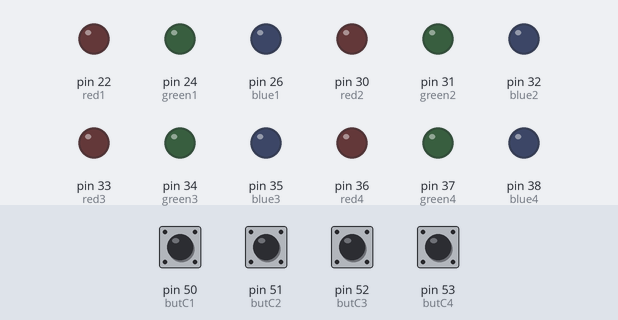
Bench run of a sketch on a simulated Arduino Mega 2560, built with avr-gcc and run on an emulated ATmega2560. Parts: output pins drawn as LEDs (lit = HIGH). Wiring (inferred from the names in the program): 4×4 keypad with keys 1 2 3 A 4 5 6 B 7 8 9 C * 0 # D (labels assumed): rows pin 46, pin 47, pin 48, pin 49; columns pin 42, pin 43, pin 44, pin 45. Inputs (shaded band) come from the test bench; at power-on: pin 50 (butC1), pin 51 (butC2), pin 52 (butC3), pin 53 (butC4) LOW. Pins used as bus, display or sensor lines are not drawn.

Above: at 1.2 s.
1.3 s: pin 50 (butC1) pulled HIGH for 0.15 s
At 3.1 s:
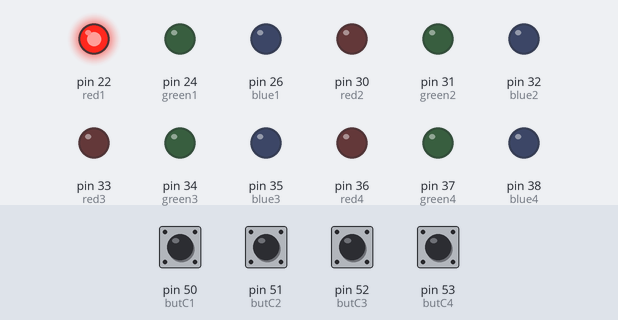
3.4 s: pin 50 (butC1) pulled HIGH for 1 s
At 4.4 s:
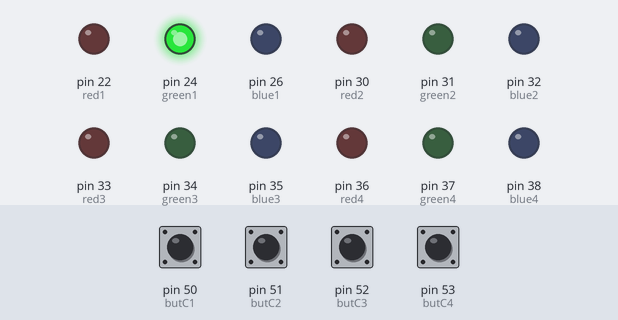
At 5.3 s:
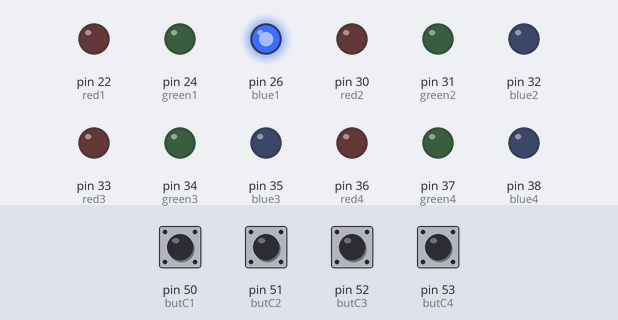
Timing chart, 0 to 6.8 s (numbered marks = the images above; inputs shaded):
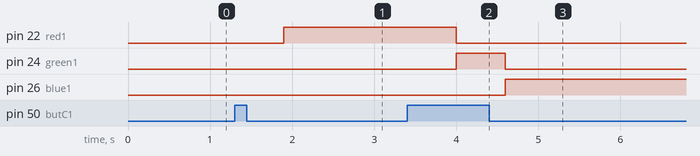

The sketch:

AHHHHHHH.ino
```cpp
int red1 = 22;
int red2 = 30;
int red3 = 33;
int red4 = 36;

int green1 = 24;
int green2 = 31;
int green3 = 34;
int green4 = 37;

int blue1 = 26;
int blue2 = 32;
int blue3 = 35;
int blue4= 38;

int column1 = 42;
int column2 = 43;
int column3 = 44;
int column4 = 45;

int row1 = 46;
int row1_2 = 46;
int row2 = 47;
int row3 = 48;
int row4 = 49;

int butC1 = 50;
int butC1_2 = 50;
int butC2 = 51;
int butC3 = 52;
int butC4 = 53;

int lightToggle = 0;
int lightToggle_1 = 0;
int lightToggle_2 = 0;
int lightToggle_3 = 0;
void setup() {
  // put your setup code here, to run once:
  Serial.begin(9600);
  pinMode(red1, OUTPUT);
  pinMode(red2, OUTPUT);
  pinMode(red3, OUTPUT);
  pinMode(red4, OUTPUT);
  pinMode(green1, OUTPUT);
  pinMode(green2, OUTPUT);
  pinMode(green3, OUTPUT);
  pinMode(green4, OUTPUT);
  pinMode(blue1, OUTPUT);
  pinMode(blue2, OUTPUT);
  pinMode(blue3, OUTPUT);
  pinMode(blue4, OUTPUT);
  pinMode(column1, OUTPUT);
  pinMode(column2, OUTPUT);
  pinMode(column3, OUTPUT);
  pinMode(column4, OUTPUT);
  pinMode(row1, INPUT);
  pinMode(row2, INPUT);
  pinMode(row3, INPUT);
  pinMode(row4, INPUT);
  pinMode(butC1, INPUT);
  pinMode(butC2, INPUT);
  pinMode(butC3, INPUT);
  pinMode(butC4, INPUT);

}

void loop() {
  // put your main code here, to run repeatedly:
  int readC1 = digitalRead(butC1);
  int readR1 = digitalRead(row1);
  int readC2 = digitalRead(butC2);
  int readR2 = digitalRead(row2);
  int readC3 = digitalRead(butC3);
  int readR3 = digitalRead(row3);
  int readC4 = digitalRead(butC4);
  int readR4 = digitalRead(row4);

//  digitalWrite(column1, HIGH);
//  digitalWrite(column3, HIGH);
//  digitalWrite(column4, HIGH);
//
  if(readC1 == 1 && readR1 == 1){
    digitalWrite(column1, HIGH);
    digitalWrite(column3, HIGH);
    digitalWrite(column4, HIGH);
    delay(300);
    while(lightToggle == 0 || 1 || 2 || 3){

    if(lightToggle == 0){
      delay(300);
      lightToggle = 1;
      digitalWrite(red1, HIGH);
      break;
    }
    if(lightToggle == 1){
      delay(300);
      lightToggle = 2;
      digitalWrite(green1, HIGH);
      digitalWrite(red1, LOW);
      break;
    }
    if(lightToggle == 2){
      delay(300);
      lightToggle = 3;
      digitalWrite(green1, LOW);
      digitalWrite(blue1, HIGH);
      break;
    }
    if(lightToggle == 3){
      delay(300);
      lightToggle = 0;
      digitalWrite(blue1, LOW);
      break;
      }

    }
  }
}
```

Measured:
- after the input at 1.3 s, pin 22 (red1): LOW → HIGH after 0.60 s
- after the input at 3.4 s, pin 22 (red1): HIGH → LOW after 0.60 s; pin 24 (green1): LOW → HIGH after 0.60 s, → LOW 0.60 s later; pin 26 (blue1): LOW → HIGH after 1.2 s
